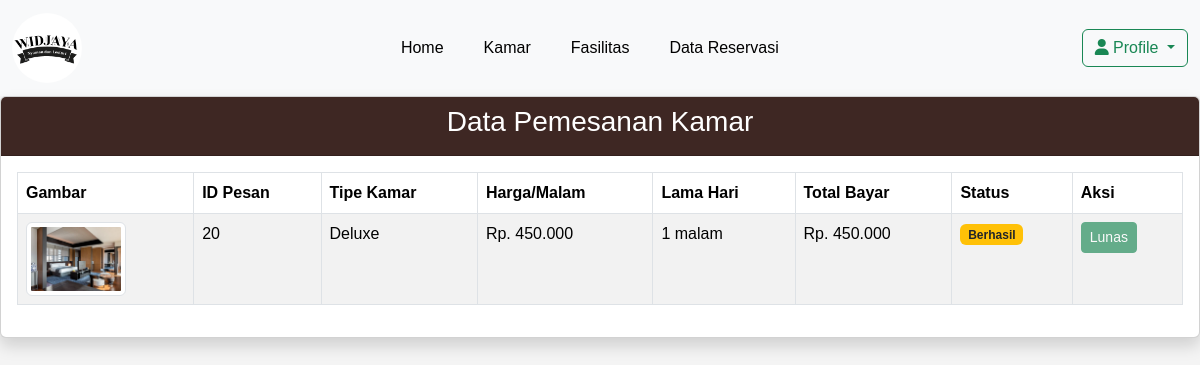
The page /user/datapesanan.php (signed in) on the database its author committed.
### tables this page shows
CREATE TABLE `pemesanan` (
  `idpesan` int NOT NULL,
  `tglpesan` datetime NOT NULL,
  `batasbayar` datetime NOT NULL,
  `idkamar` int NOT NULL,
  `tipe` varchar(255) NOT NULL,
  `harga` float NOT NULL,
  `ketersediaan` int NOT NULL DEFAULT '1',
  `idtamu` int NOT NULL,
  `nama` varchar(255) NOT NULL,
  `alamat` text NOT NULL,
  `telepon` varchar(15) NOT NULL,
  `tglmasuk` date NOT NULL,
  `tglkeluar` date NOT NULL,
  `lamahari` int NOT NULL,
  `totalbayar` float NOT NULL,
  `jamexpire` time DEFAULT NULL,
  `order_id` varchar(50) DEFAULT NULL,
  `status` varchar(20) DEFAULT 'Berhasil,Pending'
);

CREATE TABLE `kamar` (
  `idkamar` int NOT NULL,
  `tipe` varchar(50) NOT NULL,
  `ketersediaan` int NOT NULL,
  `harga` float NOT NULL,
  `gambar` varchar(50) NOT NULL
);

### user/datapesanan.php (the view, shortened to what this page needs)
<?php
require_once "view/header.php";
require_once "../fungsi/koneksi.php";
?>
<div class="card shadow">
    <div class="card-header bg-brown text-white text-center">
        <h3>Data Pemesanan Kamar</h3>
    </div>
    <div class="card-body">
        <?php
        try {
            $sqlx = $pdo->prepare("
                 SELECT
                        p.idpesan, p.tglpesan, p.batasbayar, p.idkamar,
                        k.tipe, k.harga, p.ketersediaan, p.nama, p.alamat,
                        p.telepon, p.tglmasuk, p.tglkeluar, p.lamahari,
                        p.totalbayar, p.status, k.gambar
                    FROM pemesanan as p
                    INNER JOIN kamar k ON p.idkamar = k.idkamar
                    WHERE p.idtamu = :idtamu
                    ORDER BY p.idpesan DESC
            ");
            $sqlx->execute(['idtamu' => $ambil]);
            $hasil = $sqlx->fetchAll(PDO::FETCH_ASSOC);
            if (!$hasil) {
                echo "<p class='text-muted text-center'>Belum ada data pemesanan yang tersedia.</p>";
            } else {
                echo "<div class='table-responsive'>";
                echo "<table class='table table-striped table-bordered'>";
                echo "<thead class='thead-dark'>
                        <tr>
                            <th>Gambar</th>
                            <th>ID Pesan</th>
                            <th>Tipe Kamar</th>
                            <th>Harga/Malam</th>
                            <th>Lama Hari</th>
                            <th>Total Bayar</th>
                            <th>Status</th>
                            <th>Aksi</th>
                        </tr>
                      </thead>";
                echo "<tbody>";
                foreach ($hasil as $datax) {
                     $tglCheckIn = new DateTime($datax['tglmasuk']);
                     $tglCheckOut = new DateTime($datax['tglkeluar']);
                     $lamaMenginap = $tglCheckIn->diff($tglCheckOut)->days;
                     $harga = floatval($datax['harga']);
                     $totalbayar = $harga * $lamaMenginap;
                     $formattedHarga = number_format($harga, 0, ',', '.');
                     $formattedTotalBayar = number_format($totalbayar, 0, ',', '.');
                     echo "<tr>";
                     echo "<td><img src='../Savegambar/{$datax['gambar']}' alt='Gambar Kamar' class='img-thumbnail' style='width: 100px; height: auto;'></td>";
                     echo "<td>{$datax['idpesan']}</td>";
                     echo "<td>{$datax['tipe']}</td>";
                     echo "<td>Rp. $formattedHarga</td>";
                     echo "<td>{$lamaMenginap} malam</td>";
                     echo "<td>Rp. $formattedTotalBayar</td>";
                     echo "<td><span class='badge " . ($datax['status'] == 'Lunas' ? 'bg-success' : 'bg-warning text-dark') . "'>{$datax['status']}</span></td>";
                     echo "<td>";
                     if ($datax['status'] == 'Lunas' || $datax['status'] == 'Berhasil') {
                         echo "<button class='btn btn-success btn-sm' disabled>Lunas</button>";
                     } else if ($datax['status'] == 'Dibatalkan') {
                         echo "<button class='btn btn-danger btn-sm' disabled>Tidak Lunas</button>";
                     } else {
                         echo "<form action='snap.php' method='POST' class='d-inline'>";
                         echo "<input type='hidden' name='idpesan' value='{$datax['idpesan']}'>";
                         echo "<input type='hidden' name='totalbayar' value='$totalbayar'>";
                         echo "<button type='submit' class='btn btn-primary btn-sm'>Bayar</button>";
                         echo "</form>";
                     }
                     echo "</td>";
                     echo "</tr>";
                 }
                 echo "</tbody>";
                 echo "</table>";
                 echo "</div>";
             }
         } catch (Exception $e) {
             echo "<p class='text-danger'>Terjadi kesalahan: " . htmlspecialchars($e->getMessage()) . "</p>";
         }
         ?>
     </div>
 </div>

### css/styling.css (style rules this page uses)
body { margin: 0; font-family: Arial, sans-serif; color: #333; }
body { font-family: Arial, sans-serif; background-color: #f4f4f4; margin: 0; padding: 0; }
.bg-brown { background: linear-gradient(135deg, #3e2723, #3e2723) !important; }

### rows shown on the page
pemesanan: idkamar.gambar (picture), idpesan "20", idkamar.tipe "Deluxe", idkamar.harga "450.000", lamaMenginap "1", formattedTotalBayar "450.000", status "Berhasil", shows "Lunas"
